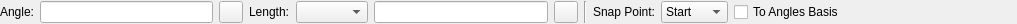
<?xml version="1.0" encoding="UTF-8"?>
<ui version="4.0">
 <class>Ui_LineAngleOptions</class>
 <widget class="QWidget" name="Ui_LineAngleOptions">
  <property name="geometry">
   <rect>
    <x>0</x>
    <y>0</y>
    <width>1017</width>
    <height>24</height>
   </rect>
  </property>
  <property name="sizePolicy">
   <sizepolicy hsizetype="MinimumExpanding" vsizetype="Minimum">
    <horstretch>0</horstretch>
    <verstretch>0</verstretch>
   </sizepolicy>
  </property>
  <property name="minimumSize">
   <size>
    <width>300</width>
    <height>22</height>
   </size>
  </property>
  <property name="maximumSize">
   <size>
    <width>16777215</width>
    <height>24</height>
   </size>
  </property>
  <property name="windowTitle">
   <string>Line Angle Options</string>
  </property>
  <layout class="QGridLayout" name="gridLayout">
   <property name="leftMargin">
    <number>0</number>
   </property>
   <property name="topMargin">
    <number>1</number>
   </property>
   <property name="rightMargin">
    <number>0</number>
   </property>
   <property name="bottomMargin">
    <number>1</number>
   </property>
   <item row="0" column="3">
    <widget class="QLabel" name="lLength">
     <property name="sizePolicy">
      <sizepolicy hsizetype="Preferred" vsizetype="Minimum">
       <horstretch>0</horstretch>
       <verstretch>0</verstretch>
      </sizepolicy>
     </property>
     <property name="maximumSize">
      <size>
       <width>16777215</width>
       <height>16777215</height>
      </size>
     </property>
     <property name="text">
      <string>Length:</string>
     </property>
     <property name="alignment">
      <set>Qt::AlignLeading|Qt::AlignLeft|Qt::AlignVCenter</set>
     </property>
     <property name="wordWrap">
      <bool>false</bool>
     </property>
    </widget>
   </item>
   <item row="0" column="8">
    <widget class="QLabel" name="lSnapPoint">
     <property name="sizePolicy">
      <sizepolicy hsizetype="Preferred" vsizetype="Minimum">
       <horstretch>0</horstretch>
       <verstretch>0</verstretch>
      </sizepolicy>
     </property>
     <property name="text">
      <string>Snap Point:</string>
     </property>
     <property name="alignment">
      <set>Qt::AlignRight|Qt::AlignTrailing|Qt::AlignVCenter</set>
     </property>
     <property name="wordWrap">
      <bool>false</bool>
     </property>
    </widget>
   </item>
   <item row="0" column="7">
    <widget class="Line" name="line">
     <property name="orientation">
      <enum>Qt::Vertical</enum>
     </property>
    </widget>
   </item>
   <item row="0" column="0">
    <widget class="QLabel" name="lAngle">
     <property name="sizePolicy">
      <sizepolicy hsizetype="Preferred" vsizetype="Minimum">
       <horstretch>0</horstretch>
       <verstretch>0</verstretch>
      </sizepolicy>
     </property>
     <property name="maximumSize">
      <size>
       <width>16777215</width>
       <height>16777215</height>
      </size>
     </property>
     <property name="text">
      <string>Angle:</string>
     </property>
     <property name="alignment">
      <set>Qt::AlignLeading|Qt::AlignLeft|Qt::AlignVCenter</set>
     </property>
     <property name="wordWrap">
      <bool>false</bool>
     </property>
    </widget>
   </item>
   <item row="0" column="9">
    <widget class="QComboBox" name="cbSnapPoint">
     <property name="sizePolicy">
      <sizepolicy hsizetype="Minimum" vsizetype="Minimum">
       <horstretch>0</horstretch>
       <verstretch>0</verstretch>
      </sizepolicy>
     </property>
     <property name="font">
      <font/>
     </property>
     <property name="toolTip">
      <string>Point on created line that will be placed into insertion point</string>
     </property>
     <item>
      <property name="text">
       <string>Start</string>
      </property>
     </item>
     <item>
      <property name="text">
       <string>Middle</string>
      </property>
     </item>
     <item>
      <property name="text">
       <string>End</string>
      </property>
     </item>
    </widget>
   </item>
   <item row="0" column="5">
    <widget class="QLineEdit" name="leLength">
     <property name="sizePolicy">
      <sizepolicy hsizetype="MinimumExpanding" vsizetype="Minimum">
       <horstretch>0</horstretch>
       <verstretch>0</verstretch>
      </sizepolicy>
     </property>
     <property name="maximumSize">
      <size>
       <width>16777215</width>
       <height>32</height>
      </size>
     </property>
     <property name="toolTip">
      <string>Length of line</string>
     </property>
    </widget>
   </item>
   <item row="0" column="10">
    <widget class="QCheckBox" name="cbForAnglesBasis">
     <property name="toolTip">
      <string>If selected, line will be orhotogonal to axis of angles basis. Otherwise - to screen axis</string>
     </property>
     <property name="text">
      <string>To Angles Basis</string>
     </property>
    </widget>
   </item>
   <item row="0" column="1">
    <widget class="QLineEdit" name="leAngle">
     <property name="sizePolicy">
      <sizepolicy hsizetype="MinimumExpanding" vsizetype="Minimum">
       <horstretch>0</horstretch>
       <verstretch>0</verstretch>
      </sizepolicy>
     </property>
     <property name="maximumSize">
      <size>
       <width>16777215</width>
       <height>32</height>
      </size>
     </property>
     <property name="toolTip">
      <string>Line angle</string>
     </property>
    </widget>
   </item>
   <item row="0" column="2">
    <widget class="QToolButton" name="tbPickAngle">
     <property name="toolTip">
      <string>Pick line angle from drawing</string>
     </property>
     <property name="text">
      <string/>
     </property>
     <property name="icon">
      <iconset resource="../../../../res/icons/icons.qrc">
       <normaloff>:/icons/interactive_pick_angle.lci</normaloff>:/icons/interactive_pick_angle.lci</iconset>
     </property>
    </widget>
   </item>
   <item row="0" column="6">
    <widget class="QToolButton" name="tbPickLength">
     <property name="toolTip">
      <string>PIck line length from drawing</string>
     </property>
     <property name="text">
      <string/>
     </property>
     <property name="icon">
      <iconset resource="../../../../res/icons/icons.qrc">
       <normaloff>:/icons/interactive_pick_distance.lci</normaloff>:/icons/interactive_pick_distance.lci</iconset>
     </property>
    </widget>
   </item>
   <item row="0" column="11">
    <spacer name="horizontalSpacer">
     <property name="orientation">
      <enum>Qt::Horizontal</enum>
     </property>
     <property name="sizeHint" stdset="0">
      <size>
       <width>0</width>
       <height>20</height>
      </size>
     </property>
    </spacer>
   </item>
   <item row="0" column="4">
    <widget class="QComboBox" name="cbLengthType">
     <property name="toolTip">
      <string>Specifies how to handle length parameter.</string>
     </property>
    </widget>
   </item>
  </layout>
 </widget>
 <layoutdefault spacing="6" margin="0"/>
 <resources>
  <include location="../../../../res/icons/icons.qrc"/>
 </resources>
 <connections/>
 <slots>
  <slot>onAngleChanged(QString)</slot>
  <slot>updateLength(QString)</slot>
  <slot>updateSnapPoint(int)</slot>
 </slots>
</ui>
